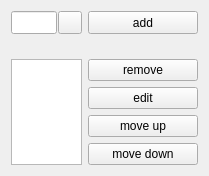
             <widget class="QWidget" name="execute_after">
              <property name="geometry">
               <rect>
                <x>0</x>
                <y>0</y>
                <width>209</width>
                <height>172</height>
               </rect>
              </property>
              <attribute name="label">
               <string>After</string>
              </attribute>
              <layout class="QGridLayout" name="gridLayout_15">
               <item row="0" column="0">
                <layout class="QHBoxLayout" name="horizontalLayout_6">
                 <property name="spacing">
                  <number>1</number>
                 </property>
                 <item>
                  <widget class="QLineEdit" name="lineEdit_executeAfterAdd">
                   <property name="sizePolicy">
                    <sizepolicy hsizetype="Preferred" vsizetype="Preferred">
                     <horstretch>0</horstretch>
                     <verstretch>0</verstretch>
                    </sizepolicy>
                   </property>
                   <property name="minimumSize">
                    <size>
                     <width>0</width>
                     <height>0</height>
                    </size>
                   </property>
                   <property name="maximumSize">
                    <size>
                     <width>16777215</width>
                     <height>16777215</height>
                    </size>
                   </property>
                   <property name="font">
                    <font>
                     <weight>50</weight>
                     <bold>false</bold>
                    </font>
                   </property>
                   <property name="toolTip">
                    <string>Enter here a command to be executed after the task and then press the &quot;add&quot; button to add it to the list below</string>
                   </property>
                  </widget>
                 </item>
                 <item>
                  <widget class="QToolButton" name="toolButton_executeAfterBrowse">
                   <property name="font">
                    <font>
                     <weight>50</weight>
                     <bold>false</bold>
                    </font>
                   </property>
                   <property name="cursor">
                    <cursorShape>PointingHandCursor</cursorShape>
                   </property>
                   <property name="toolTip">
                    <string>browse localy</string>
                   </property>
                   <property name="text">
                    <string/>
                   </property>
                   <property name="icon">
                    <iconset resource="../resources/luckybackup.qrc">
                     <normaloff>:/luckyPrefix/fileopen.png</normaloff>:/luckyPrefix/fileopen.png</iconset>
                   </property>
                  </widget>
                 </item>
                </layout>
               </item>
               <item row="0" column="1">
                <widget class="QPushButton" name="pushButton_executeAfterAdd">
                 <property name="sizePolicy">
                  <sizepolicy hsizetype="Preferred" vsizetype="Preferred">
                   <horstretch>0</horstretch>
                   <verstretch>0</verstretch>
                  </sizepolicy>
                 </property>
                 <property name="minimumSize">
                  <size>
                   <width>110</width>
                   <height>0</height>
                  </size>
                 </property>
                 <property name="maximumSize">
                  <size>
                   <width>16777215</width>
                   <height>16777215</height>
                  </size>
                 </property>
                 <property name="font">
                  <font>
                   <weight>50</weight>
                   <bold>false</bold>
                  </font>
                 </property>
                 <property name="cursor">
                  <cursorShape>PointingHandCursor</cursorShape>
                 </property>
                 <property name="toolTip">
                  <string>Add command as entered in the field beside</string>
                 </property>
                 <property name="text">
                  <string>add</string>
                 </property>
                 <property name="icon">
                  <iconset resource="../resources/luckybackup.qrc">
                   <normaloff>:/luckyPrefix/add.png</normaloff>:/luckyPrefix/add.png</iconset>
                 </property>
                </widget>
               </item>
               <item row="1" column="0">
                <widget class="QLabel" name="label_executeAfterList">
                 <property name="font">
                  <font>
                   <pointsize>8</pointsize>
                  </font>
                 </property>
                 <property name="text">
                  <string/>
                 </property>
                </widget>
               </item>
               <item row="2" column="0" rowspan="5">
                <widget class="QListWidget" name="listWidget_executeAfter">
                 <property name="sizePolicy">
                  <sizepolicy hsizetype="Expanding" vsizetype="Expanding">
                   <horstretch>0</horstretch>
                   <verstretch>0</verstretch>
                  </sizepolicy>
                 </property>
                 <property name="minimumSize">
                  <size>
                   <width>0</width>
                   <height>0</height>
                  </size>
                 </property>
                 <property name="font">
                  <font>
                   <weight>50</weight>
                   <bold>false</bold>
                  </font>
                 </property>
                 <property name="cursor" stdset="0">
                  <cursorShape>PointingHandCursor</cursorShape>
                 </property>
                 <property name="toolTip">
                  <string>Command list</string>
                 </property>
                </widget>
               </item>
               <item row="2" column="1">
                <widget class="QPushButton" name="pushButton_executeAfterRemove">
                 <property name="sizePolicy">
                  <sizepolicy hsizetype="Preferred" vsizetype="Preferred">
                   <horstretch>0</horstretch>
                   <verstretch>0</verstretch>
                  </sizepolicy>
                 </property>
                 <property name="minimumSize">
                  <size>
                   <width>110</width>
                   <height>0</height>
                  </size>
                 </property>
                 <property name="maximumSize">
                  <size>
                   <width>16777215</width>
                   <height>32</height>
                  </size>
                 </property>
                 <property name="font">
                  <font>
                   <weight>50</weight>
                   <bold>false</bold>
                  </font>
                 </property>
                 <property name="cursor">
                  <cursorShape>PointingHandCursor</cursorShape>
                 </property>
                 <property name="toolTip">
                  <string>Remove highlighted command from list</string>
                 </property>
                 <property name="text">
                  <string>remove</string>
                 </property>
                 <property name="icon">
                  <iconset resource="../resources/luckybackup.qrc">
                   <normaloff>:/luckyPrefix/remove.png</normaloff>:/luckyPrefix/remove.png</iconset>
                 </property>
                </widget>
               </item>
               <item row="3" column="1">
                <widget class="QPushButton" name="pushButton_editExecuteAfter">
                 <property name="cursor">
                  <cursorShape>PointingHandCursor</cursorShape>
                 </property>
                 <property name="toolTip">
                  <string>Edit highlighted inclusion</string>
                 </property>
                 <property name="text">
                  <string>edit</string>
                 </property>
                 <property name="icon">
                  <iconset resource="../resources/luckybackup.qrc">
                   <normaloff>:/luckyPrefix/rename.png</normaloff>:/luckyPrefix/rename.png</iconset>
                 </property>
                </widget>
               </item>
               <item row="4" column="1">
                <widget class="QPushButton" name="pushButton_moveUpExecuteAfter">
                 <property name="cursor">
                  <cursorShape>PointingHandCursor</cursorShape>
                 </property>
                 <property name="toolTip">
                  <string>Move highlighted inclusion up</string>
                 </property>
                 <property name="text">
                  <string>move up</string>
                 </property>
                 <property name="icon">
                  <iconset resource="../resources/luckybackup.qrc">
                   <normaloff>:/luckyPrefix/up.png</normaloff>:/luckyPrefix/up.png</iconset>
                 </property>
                </widget>
               </item>
               <item row="5" column="1">
                <widget class="QPushButton" name="pushButton_moveDownExecuteAfter">
                 <property name="cursor">
                  <cursorShape>PointingHandCursor</cursorShape>
                 </property>
                 <property name="toolTip">
                  <string>Move highlighted inclusion down</string>
                 </property>
                 <property name="text">
                  <string>move down</string>
                 </property>
                 <property name="icon">
                  <iconset resource="../resources/luckybackup.qrc">
                   <normaloff>:/luckyPrefix/down.png</normaloff>:/luckyPrefix/down.png</iconset>
                 </property>
                </widget>
               </item>
               <item row="6" column="1">
                <spacer name="verticalSpacer_9">
                 <property name="orientation">
                  <enum>Qt::Vertical</enum>
                 </property>
                 <property name="sizeHint" stdset="0">
                  <size>
                   <width>70</width>
                   <height>97</height>
                  </size>
                 </property>
                </spacer>
               </item>
              </layout>
             </widget>
